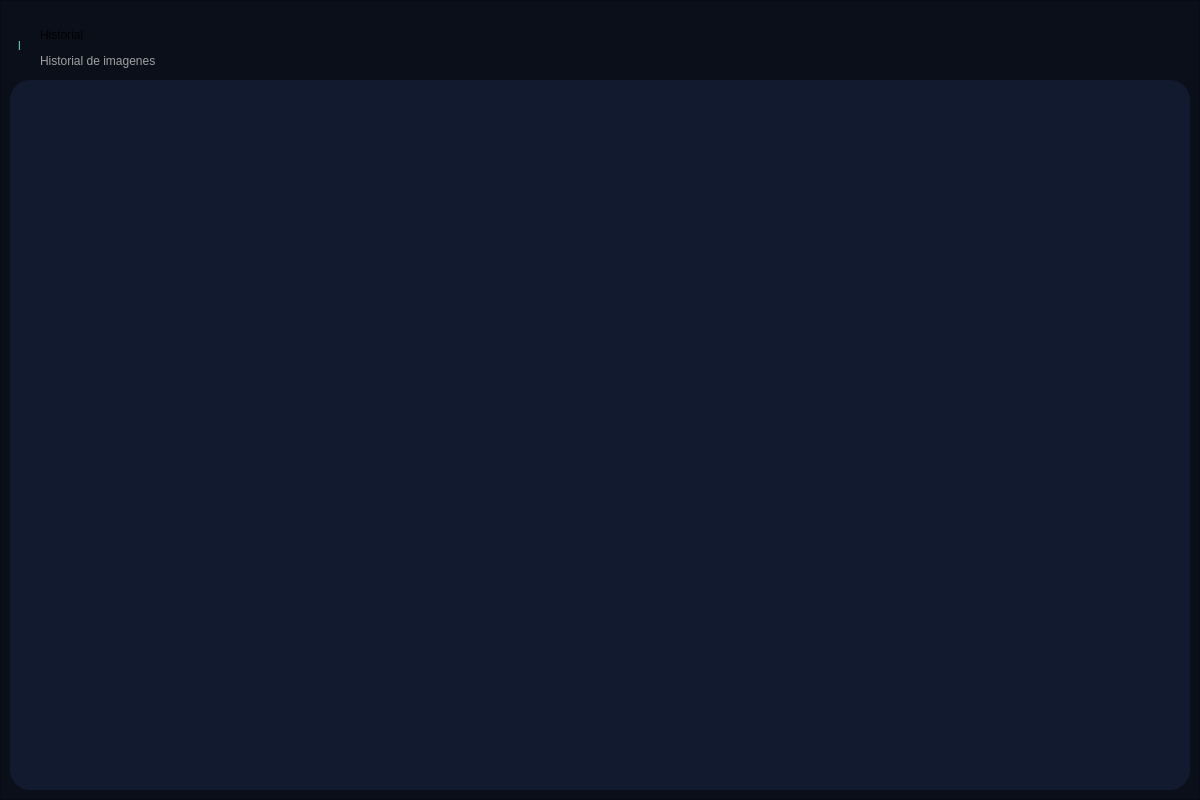
<?xml version="1.0" encoding="UTF-8"?>
<ui version="4.0">
 <class>Frm_Historial</class>
 <widget class="QWidget" name="Frm_Historial">
  <property name="geometry">
   <rect>
    <x>0</x>
    <y>0</y>
    <width>1200</width>
    <height>800</height>
   </rect>
  </property>
  <property name="windowTitle">
   <string>Form</string>
  </property>
  <property name="layoutDirection">
   <enum>Qt::LayoutDirection::RightToLeft</enum>
  </property>
  <layout class="QVBoxLayout" name="verticalLayout">
   <property name="spacing">
    <number>1</number>
   </property>
   <property name="leftMargin">
    <number>0</number>
   </property>
   <property name="topMargin">
    <number>0</number>
   </property>
   <property name="rightMargin">
    <number>0</number>
   </property>
   <property name="bottomMargin">
    <number>0</number>
   </property>
   <item>
    <widget class="QFrame" name="frame_Container">
     <property name="styleSheet">
      <string notr="true">background-color: rgb(11, 15, 26);</string>
     </property>
     <property name="frameShape">
      <enum>QFrame::Shape::StyledPanel</enum>
     </property>
     <property name="frameShadow">
      <enum>QFrame::Shadow::Raised</enum>
     </property>
     <layout class="QVBoxLayout" name="verticalLayout_9">
      <item>
       <widget class="QFrame" name="frame_head">
        <property name="maximumSize">
         <size>
          <width>16777215</width>
          <height>100</height>
         </size>
        </property>
        <property name="toolTip">
         <string/>
        </property>
        <property name="frameShape">
         <enum>QFrame::Shape::NoFrame</enum>
        </property>
        <property name="frameShadow">
         <enum>QFrame::Shadow::Raised</enum>
        </property>
        <widget class="QLabel" name="lb_pantalla">
         <property name="geometry">
          <rect>
           <x>30</x>
           <y>10</y>
           <width>151</width>
           <height>30</height>
          </rect>
         </property>
         <property name="styleSheet">
          <string notr="true">font: 700 20pt &quot;Arial&quot;;</string>
         </property>
         <property name="text">
          <string>Historial</string>
         </property>
        </widget>
        <widget class="QLabel" name="lb_descripcion">
         <property name="geometry">
          <rect>
           <x>30</x>
           <y>40</y>
           <width>171</width>
           <height>21</height>
          </rect>
         </property>
         <property name="styleSheet">
          <string notr="true">font: 12pt &quot;Arial&quot;;
color: rgb(161, 161, 161);</string>
         </property>
         <property name="text">
          <string>Historial de imagenes</string>
         </property>
        </widget>
        <widget class="QLabel" name="Line">
         <property name="geometry">
          <rect>
           <x>8</x>
           <y>11</y>
           <width>21</width>
           <height>50</height>
          </rect>
         </property>
         <property name="styleSheet">
          <string notr="true">color : rgb(101, 214, 198);
font: 72pt &quot;Segoe UI&quot;;</string>
         </property>
         <property name="text">
          <string>l</string>
         </property>
        </widget>
       </widget>
      </item>
      <item>
       <widget class="QFrame" name="frame_body">
        <property name="minimumSize">
         <size>
          <width>0</width>
          <height>710</height>
         </size>
        </property>
        <property name="styleSheet">
         <string notr="true">background-color: rgb(17, 26, 46);
border-radius: 20px;</string>
        </property>
        <property name="frameShape">
         <enum>QFrame::Shape::StyledPanel</enum>
        </property>
        <property name="frameShadow">
         <enum>QFrame::Shadow::Raised</enum>
        </property>
       </widget>
      </item>
     </layout>
    </widget>
   </item>
  </layout>
 </widget>
 <resources/>
 <connections/>
</ui>
